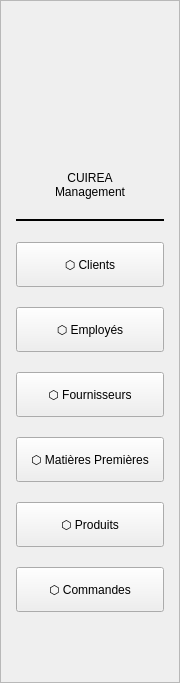
     <widget class="QFrame" name="sidebar">
      <property name="minimumSize">
       <size>
        <width>180</width>
        <height>0</height>
       </size>
      </property>
      <property name="maximumSize">
       <size>
        <width>180</width>
        <height>16777215</height>
       </size>
      </property>
      <property name="frameShape">
       <enum>QFrame::Shape::StyledPanel</enum>
      </property>
      <layout class="QVBoxLayout" name="verticalLayout_2">
       <property name="spacing">
        <number>20</number>
       </property>
       <property name="leftMargin">
        <number>15</number>
       </property>
       <property name="topMargin">
        <number>30</number>
       </property>
       <property name="rightMargin">
        <number>15</number>
       </property>
       <property name="bottomMargin">
        <number>30</number>
       </property>
       <item alignment="Qt::AlignmentFlag::AlignHCenter">
        <widget class="QLabel" name="sidebarIcon">
         <property name="minimumSize">
          <size>
           <width>120</width>
           <height>120</height>
          </size>
         </property>
         <property name="maximumSize">
          <size>
           <width>120</width>
           <height>120</height>
          </size>
         </property>
         <property name="text">
          <string/>
         </property>
         <property name="pixmap">
          <pixmap resource="resources.qrc">:/logo.png</pixmap>
         </property>
         <property name="scaledContents">
          <bool>true</bool>
         </property>
         <property name="alignment">
          <set>Qt::AlignmentFlag::AlignCenter</set>
         </property>
        </widget>
       </item>
       <item>
        <widget class="QLabel" name="sidebarTitle">
         <property name="text">
          <string>CUIREA
Management</string>
         </property>
         <property name="alignment">
          <set>Qt::AlignmentFlag::AlignCenter</set>
         </property>
         <property name="wordWrap">
          <bool>true</bool>
         </property>
        </widget>
       </item>
       <item>
        <widget class="Line" name="separator">
         <property name="frameShadow">
          <enum>QFrame::Shadow::Plain</enum>
         </property>
         <property name="lineWidth">
          <number>2</number>
         </property>
         <property name="orientation">
          <enum>Qt::Orientation::Horizontal</enum>
         </property>
        </widget>
       </item>
       <item>
        <widget class="QPushButton" name="btnClients">
         <property name="minimumSize">
          <size>
           <width>0</width>
           <height>45</height>
          </size>
         </property>
         <property name="text">
          <string>⬡ Clients</string>
         </property>
        </widget>
       </item>
       <item>
        <widget class="QPushButton" name="btnEmployees">
         <property name="minimumSize">
          <size>
           <width>0</width>
           <height>45</height>
          </size>
         </property>
         <property name="text">
          <string>⬡ Employés</string>
         </property>
        </widget>
       </item>
       <item>
        <widget class="QPushButton" name="btnSuppliers">
         <property name="minimumSize">
          <size>
           <width>0</width>
           <height>45</height>
          </size>
         </property>
         <property name="text">
          <string>⬡ Fournisseurs</string>
         </property>
        </widget>
       </item>
       <item>
        <widget class="QPushButton" name="btnRawMaterials">
         <property name="minimumSize">
          <size>
           <width>0</width>
           <height>45</height>
          </size>
         </property>
         <property name="text">
          <string>⬡ Matières Premières</string>
         </property>
        </widget>
       </item>
       <item>
        <widget class="QPushButton" name="btnProducts">
         <property name="minimumSize">
          <size>
           <width>0</width>
           <height>45</height>
          </size>
         </property>
         <property name="text">
          <string>⬡ Produits</string>
         </property>
        </widget>
       </item>
       <item>
        <widget class="QPushButton" name="btnOrders">
         <property name="minimumSize">
          <size>
           <width>0</width>
           <height>45</height>
          </size>
         </property>
         <property name="text">
          <string>⬡ Commandes</string>
         </property>
        </widget>
       </item>
       <item>
        <spacer name="verticalSpacer">
         <property name="orientation">
          <enum>Qt::Orientation::Vertical</enum>
         </property>
         <property name="sizeHint" stdset="0">
          <size>
           <width>20</width>
           <height>40</height>
          </size>
         </property>
        </spacer>
       </item>
      </layout>
     </widget>
